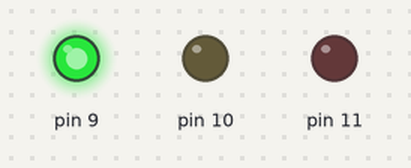
A sketch run on a simulated Arduino Uno, built with avr-gcc and run on an emulated ATmega328P. Shown: output pins drawn as LEDs (lit = HIGH).

Above: at 2.5 s.
At 6.0 s:
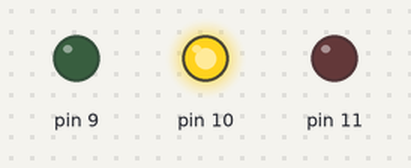
At 8.5 s:
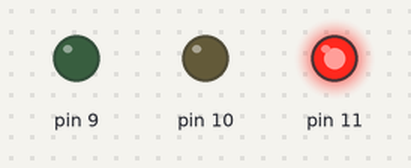
Timing chart, 0 to 13.0 s (numbered marks = the images above):
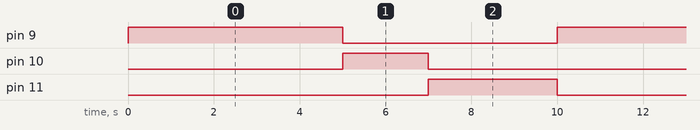

The sketch:

sketch.ino
```cpp
void setup() {
  pinMode(11, OUTPUT);
  pinMode(10, OUTPUT);
  pinMode(9, OUTPUT);
}

void loop() {

  digitalWrite(9, HIGH);
  delay(5000);
  digitalWrite(9, LOW);

  digitalWrite(10, HIGH);
  delay(2000);
  digitalWrite(10, LOW);

  digitalWrite(11, HIGH);
  delay(3000);
  digitalWrite(11, LOW);
}
```

Measured:
- by itself, pin 9: alternates HIGH for 5.0 s and LOW for 5.0 s
- by itself, pin 10: alternates HIGH for 2.0 s and LOW for 8.0 s
- by itself, pin 11: alternates HIGH for 3.0 s and LOW for 7.0 s
